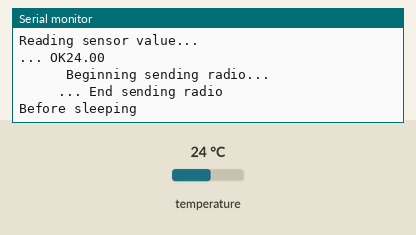
Recording of a sketch running on a simulated Arduino Uno, built with avr-gcc and run on an emulated ATmega328P. On the bench: the last lines printed to the serial monitor. The test bench sets the inputs (shaded band); at power-on: temperature 24 °C. No radio packets arrive unless stated.

Above: at 18.0 s.
18.1 s: temperature set to 12 °C
At 26.2 s:
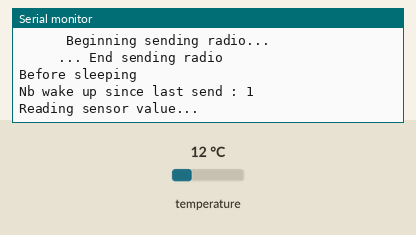
31.2 s: temperature set to 19 °C
At 36.6 s:
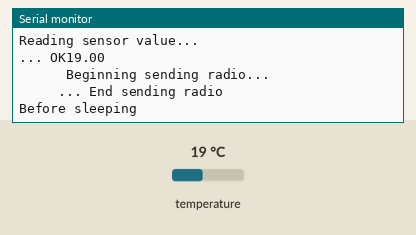
Timing chart, 0 to 38.1 s (numbered marks = the images above; inputs shaded):
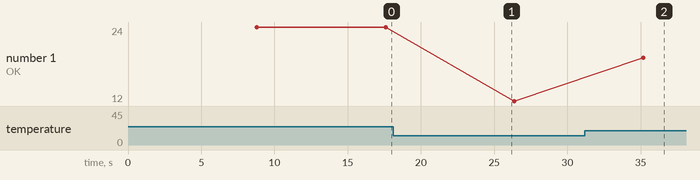

Measured:
- after the input at 31.2 s, the serial monitor: prints a new line after 4.0 s (image 2)
- plotted number 1: 24 → 12 after the input at 18.1 s, 12 → 19 after the input at 31.2 s

The sketch:

low_conso.ino
```cpp
#include "LowPower.h"
#include <SPI.h>
#include "nRF24L01.h"
#include "RF24.h"
#include "printf.h"
#include "temperature_ds18b20.h"

/* Définition des Pins CE, CSN et connexion de la LED sur ARDUINO */
#define RF_CE    9
#define RF_CSN   10

#define SENSOR_PIN 5

RF24 radio(RF_CE, RF_CSN);

/* Définition de l'id de l'Arduino */
byte myID = 0x01;

byte pipes[][7] = {"master", "slave", "idle"};

struct payload_request_t
{
  uint8_t number;
  uint8_t destination;
  char message[14];
};

struct sensor_float_t
{
  char type[15];
  float value;
};

payload_request_t incoming;
sensor_float_t outgoing;

// sleep stuff
int nb_wake_up_since_last_send = 0;
int nb_sleeps_to_perform = 2;

TemperatureSensor sensor(SENSOR_PIN);

void setup()
{
  Serial.begin(9600);

  strcpy(outgoing.type, "temperature");
  outgoing.value = 0;

  radio.begin();
  radio.setAutoAck(1);
  radio.setRetries(1, 3);
  radio.enableDynamicPayloads();
  radio.openWritingPipe(pipes[1]);
  radio.openReadingPipe(1, pipes[0]);
  radio.printDetails();
}

void read_sensor(sensor_float_t &sensor_struct){
  // domain specific stuff...
  Serial.println("Reading sensor value...");
  sensor_struct.value = sensor.getValue();
  Serial.print("... OK"); Serial.println(sensor_struct.value);
}

void send_radio(sensor_float_t &sensor_struct){

  Serial.println("      Beginning sending radio...");
  radio.powerUp();
  radio.openWritingPipe(pipes[1]);
  delay(10);
  radio.write(&sensor_struct, sizeof(sensor_float_t) + 1);
  radio.powerDown();
  Serial.println("     ... End sending radio");

}

void loop()
{
  Serial.println("Before sleeping");
  // Enter power down state for 8 s with ADC and BOD module disabled
  LowPower.powerDown(SLEEP_8S, ADC_OFF, BOD_OFF);
  nb_wake_up_since_last_send++;
  outgoing.value += 0.01;

  Serial.print("Nb wake up since last send : "); Serial.println(nb_wake_up_since_last_send);
  if(nb_wake_up_since_last_send < nb_sleeps_to_perform){
    read_sensor(outgoing);
    send_radio(outgoing);
    nb_wake_up_since_last_send = 0;
  }
}
```

temperature_ds18b20.h
```cpp
#include <OneWire.h>
#include <DallasTemperature.h>


class TemperatureSensor
{
  public:
    TemperatureSensor(int pin): oneWire(pin){
      this->pin = pin;
      this->sensors = new DallasTemperature(&oneWire);

      this->sensors->begin(); //Activation des capteurs
      this->sensors->getAddress(sensorDeviceAddress, 0); //Demande l'adresse du capteur à l'index 0 du bus

      Serial.println("before setting sensor resolution");
      //this->sensors->setResolution(sensorDeviceAddress, 12); //Résolutions possibles: 9,10,11,12
      Serial.println("after setting sensor resolution");
    }

    inline float getValue(){
      this->sensors->requestTemperatures(); //Demande la température aux capteurs
      return this->sensors->getTempCByIndex(0);
    }

  private:
    int pin;
    OneWire oneWire;
    DallasTemperature* sensors;
    DeviceAddress sensorDeviceAddress;
};
```
